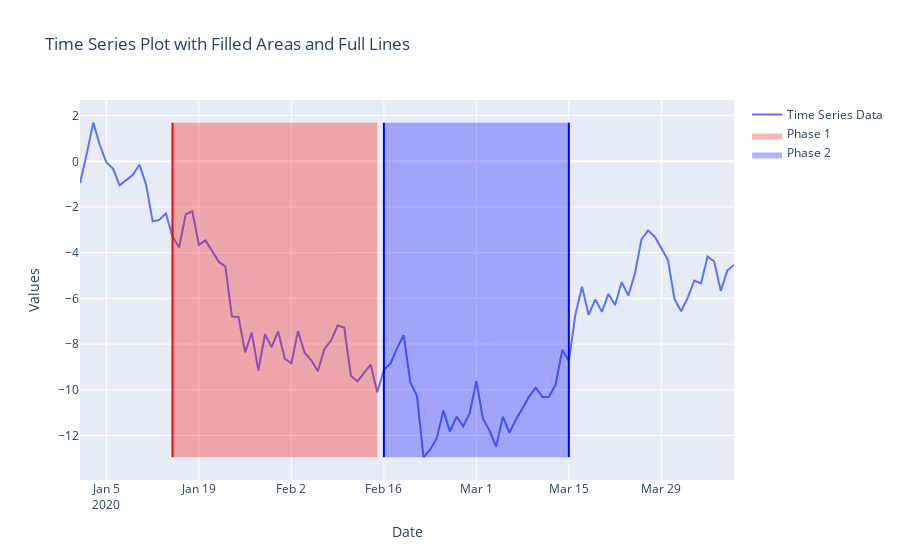

The code cell stored with this chart in its notebook:
### Code cell
import plotly.graph_objects as go
import pandas as pd
import numpy as np

# Sample data
dates = pd.date_range('2020-01-01', periods=100)
values = np.random.randn(100).cumsum()

# Create a Plotly figure
fig = go.Figure()

# Add time series data
fig.add_trace(go.Scatter(x=dates, y=values, mode='lines', name='Time Series Data'))

# Fill area for Phase 1
fig.add_trace(go.Scatter(
    x=["2020-01-15", "2020-01-15", "2020-02-15", "2020-02-15"],
    y=[min(values), max(values), max(values), min(values)],
    fill='toself',
    fillcolor='rgba(255, 0, 0, 0.3)',  # Fill color for Phase 1
    line=dict(color='rgba(255, 255, 255, 0)'),  # Transparent line
    name='Phase 1'
))

# Fill area for Phase 2
fig.add_trace(go.Scatter(
    x=["2020-02-16", "2020-02-16", "2020-03-15", "2020-03-15"],
    y=[min(values), max(values), max(values), min(values)],
    fill='toself',
    fillcolor='rgba(0, 0, 255, 0.3)',  # Fill color for Phase 2
    line=dict(color='rgba(255, 255, 255, 0)'),  # Transparent line
    name='Phase 2'
))

# Add vertical line separators at the beginning and end of each phase
fig.add_shape(
    type="line",
    x0="2020-01-15", y0=min(values), x1="2020-01-15", y1=max(values),
    line=dict(color="Red", width=2),
)

fig.add_shape(
    type="line",
    x0="2020-02-16", y0=min(values), x1="2020-02-16", y1=max(values),
    line=dict(color="Blue", width=2),
)

# Add a line at the end of Phase 2 to mark the boundary
fig.add_shape(
    type="line",
    x0="2020-03-15", y0=min(values), x1="2020-03-15", y1=max(values),
    line=dict(color="Blue", width=2),
)

# Update layout
fig.update_layout(
    title='Time Series Plot with Filled Areas and Full Lines',
    xaxis_title='Date',
    yaxis_title='Values',
    showlegend=True
)

# Show the figure
fig.show()

### Figure 1 — Plotly figure (JSON) as saved in the notebook; plotly's stock layout.template omitted (floating-point values rounded to 4 significant figures)
{"data": [{"mode": "lines", "name": "Time Series Data", "type": "scatter", "x": ["2020-01-01T00:00:00", "2020-01-02T00:00:00", "2020-01-03T00:00:00", "2020-01-04T00:00:00", "2020-01-05T00:00:00", "2020-01-06T00:00:00", "2020-01-07T00:00:00", "2020-01-08T00:00:00", "2020-01-09T00:00:00", "2020-01-10T00:00:00", "2020-01-11T00:00:00", "2020-01-12T00:00:00", "2020-01-13T00:00:00", "2020-01-14T00:00:00", "2020-01-15T00:00:00", "2020-01-16T00:00:00", "2020-01-17T00:00:00", "2020-01-18T00:00:00", "2020-01-19T00:00:00", "2020-01-20T00:00:00", "2020-01-21T00:00:00", "2020-01-22T00:00:00", "2020-01-23T00:00:00", "2020-01-24T00:00:00", "2020-01-25T00:00:00", "2020-01-26T00:00:00", "2020-01-27T00:00:00", "2020-01-28T00:00:00", "2020-01-29T00:00:00", "2020-01-30T00:00:00", "2020-01-31T00:00:00", "2020-02-01T00:00:00", "2020-02-02T00:00:00", "2020-02-03T00:00:00", "2020-02-04T00:00:00", "2020-02-05T00:00:00", "2020-02-06T00:00:00", "2020-02-07T00:00:00", "2020-02-08T00:00:00", "2020-02-09T00:00:00", "2020-02-10T00:00:00", "2020-02-11T00:00:00", "2020-02-12T00:00:00", "2020-02-13T00:00:00", "2020-02-14T00:00:00", "2020-02-15T00:00:00", "2020-02-16T00:00:00", "2020-02-17T00:00:00", "2020-02-18T00:00:00", "2020-02-19T00:00:00", "2020-02-20T00:00:00", "2020-02-21T00:00:00", "2020-02-22T00:00:00", "2020-02-23T00:00:00", "2020-02-24T00:00:00", "2020-02-25T00:00:00", "2020-02-26T00:00:00", "2020-02-27T00:00:00", "2020-02-28T00:00:00", "2020-02-29T00:00:00", "2020-03-01T00:00:00", "2020-03-02T00:00:00", "2020-03-03T00:00:00", "2020-03-04T00:00:00", "2020-03-05T00:00:00", "2020-03-06T00:00:00", "2020-03-07T00:00:00", "2020-03-08T00:00:00", "2020-03-09T00:00:00", "2020-03-10T00:00:00", "2020-03-11T00:00:00", "2020-03-12T00:00:00", "2020-03-13T00:00:00", "2020-03-14T00:00:00", "2020-03-15T00:00:00", "2020-03-16T00:00:00", "2020-03-17T00:00:00", "2020-03-18T00:00:00", "2020-03-19T00:00:00", "2020-03-20T00:00:00", "2020-03-21T00:00:00", "2020-03-22T00:00:00", "2020-03-23T00:00:00", "2020-03-24T00:00:00", "2020-03-25T00:00:00", "2020-03-26T00:00:00", "2020-03-27T00:00:00", "2020-03-28T00:00:00", "2020-03-29T00:00:00", "2020-03-30T00:00:00", "2020-03-31T00:00:00", "2020-04-01T00:00:00", "2020-04-02T00:00:00", "2020-04-03T00:00:00", "2020-04-04T00:00:00", "2020-04-05T00:00:00", "2020-04-06T00:00:00", "2020-04-07T00:00:00", "2020-04-08T00:00:00", "2020-04-09T00:00:00"], "y": [-0.9572, 0.2928, 1.687, 0.7124, -0.05386, -0.3214, -1.049, -0.8262, -0.5869, -0.1486, -1.019, -2.629, -2.564, -2.282, -3.295, -3.775, -2.326, -2.188, -3.656, -3.466, -3.924, -4.397, -4.6, -6.789, -6.825, -8.366, -7.496, -9.157, -7.568, -8.135, -7.448, -8.641, -8.839, -7.434, -8.378, -8.712, -9.192, -8.211, -7.848, -7.188, -7.275, -9.387, -9.636, -9.247, -8.897, -10.11, -9.123, -8.854, -8.18, -7.612, -9.682, -10.26, -12.95, -12.62, -12.13, -10.91, -11.83, -11.18, -11.6, -11.03, -9.62, -11.26, -11.79, -12.49, -11.18, -11.88, -11.3, -10.81, -10.29, -9.909, -10.32, -10.31, -9.773, -8.255, -8.738, -6.695, -5.494, -6.726, -6.042, -6.591, -5.807, -6.29, -5.286, -5.882, -4.915, -3.41, -3.027, -3.302, -3.836, -4.318, -6.043, -6.562, -5.97, -5.225, -5.347, -4.166, -4.389, -5.673, -4.772, -4.54]}, {"fill": "toself", "fillcolor": "rgba(255, 0, 0, 0.3)", "line": {"color": "rgba(255, 255, 255, 0)"}, "name": "Phase 1", "type": "scatter", "x": ["2020-01-15", "2020-01-15", "2020-02-15", "2020-02-15"], "y": [-12.95, 1.687, 1.687, -12.95]}, {"fill": "toself", "fillcolor": "rgba(0, 0, 255, 0.3)", "line": {"color": "rgba(255, 255, 255, 0)"}, "name": "Phase 2", "type": "scatter", "x": ["2020-02-16", "2020-02-16", "2020-03-15", "2020-03-15"], "y": [-12.95, 1.687, 1.687, -12.95]}], "layout": {"shapes": [{"line": {"color": "Red", "width": 2}, "type": "line", "x0": "2020-01-15", "x1": "2020-01-15", "y0": -12.95, "y1": 1.687}, {"line": {"color": "Blue", "width": 2}, "type": "line", "x0": "2020-02-16", "x1": "2020-02-16", "y0": -12.95, "y1": 1.687}, {"line": {"color": "Blue", "width": 2}, "type": "line", "x0": "2020-03-15", "x1": "2020-03-15", "y0": -12.95, "y1": 1.687}], "showlegend": true, "title": {"text": "Time Series Plot with Filled Areas and Full Lines"}, "xaxis": {"title": {"text": "Date"}}, "yaxis": {"title": {"text": "Values"}}}}
